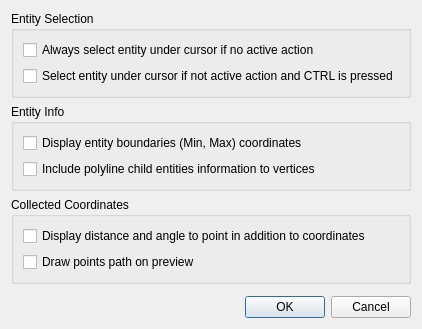
<?xml version="1.0" encoding="UTF-8"?>
<ui version="4.0">
 <class>LC_QuickInfoWidgetOptionsDialog</class>
 <widget class="QDialog" name="LC_QuickInfoWidgetOptionsDialog">
  <property name="geometry">
   <rect>
    <x>0</x>
    <y>0</y>
    <width>403</width>
    <height>318</height>
   </rect>
  </property>
  <property name="windowTitle">
   <string>Dialog</string>
  </property>
  <layout class="QGridLayout" name="gridLayout">
   <item row="11" column="0">
    <widget class="QDialogButtonBox" name="buttonBox">
     <property name="orientation">
      <enum>Qt::Horizontal</enum>
     </property>
     <property name="standardButtons">
      <set>QDialogButtonBox::Cancel|QDialogButtonBox::Ok</set>
     </property>
    </widget>
   </item>
   <item row="2" column="0">
    <widget class="QGroupBox" name="groupBox_2">
     <property name="title">
      <string>Collected Coordinates</string>
     </property>
     <layout class="QGridLayout" name="gridLayout_3">
      <item row="0" column="0">
       <widget class="QCheckBox" name="cbDisplayDistance">
        <property name="toolTip">
         <string>If selected, the distance and angle between adjacent points will be shown together with coordinates.</string>
        </property>
        <property name="text">
         <string>Display distance and angle to point in addition to coordinates</string>
        </property>
       </widget>
      </item>
      <item row="1" column="0">
       <widget class="QCheckBox" name="cbDrawPointsPath">
        <property name="toolTip">
         <string>If selected, all points collected will be connected by path that shows how they will be selected during point preview</string>
        </property>
        <property name="text">
         <string>Draw points path on preview</string>
        </property>
       </widget>
      </item>
     </layout>
    </widget>
   </item>
   <item row="10" column="0">
    <spacer name="verticalSpacer">
     <property name="orientation">
      <enum>Qt::Vertical</enum>
     </property>
     <property name="sizeHint" stdset="0">
      <size>
       <width>20</width>
       <height>5</height>
      </size>
     </property>
    </spacer>
   </item>
   <item row="9" column="0">
    <widget class="QG_WidgetPen" name="wHighlightPen" native="true"/>
   </item>
   <item row="1" column="0">
    <widget class="QGroupBox" name="groupBox">
     <property name="title">
      <string>Entity Info</string>
     </property>
     <layout class="QGridLayout" name="gridLayout_2">
      <item row="1" column="0">
       <widget class="QCheckBox" name="cbDetailedPolyline">
        <property name="toolTip">
         <string>&lt;html&gt;&lt;head/&gt;&lt;body&gt;&lt;p&gt;If selected, more detailed information about lines and arcs that are part of polyline will be shown in Entity Info widget.&lt;br/&gt;Otherwise, only information about vertexes/bulges will be displayed.&lt;/p&gt;&lt;/body&gt;&lt;/html&gt;</string>
        </property>
        <property name="text">
         <string>Include polyline child entities information to vertices</string>
        </property>
       </widget>
      </item>
      <item row="0" column="0">
       <widget class="QCheckBox" name="cbEntityBoundaries">
        <property name="toolTip">
         <string>If selected, coordinates of boundary box area for the entity will be also shown</string>
        </property>
        <property name="text">
         <string>Display entity boundaries (Min, Max) coordinates</string>
        </property>
       </widget>
      </item>
     </layout>
    </widget>
   </item>
   <item row="0" column="0">
    <widget class="QGroupBox" name="groupBox_3">
     <property name="title">
      <string>Entity Selection</string>
     </property>
     <property name="checkable">
      <bool>false</bool>
     </property>
     <property name="checked">
      <bool>false</bool>
     </property>
     <layout class="QGridLayout" name="gridLayout_4">
      <item row="1" column="0">
       <widget class="QCheckBox" name="cbInDefaultAction">
        <property name="toolTip">
         <string>Entity under cursor will be examined only if CTRL is pressed and no active action</string>
        </property>
        <property name="text">
         <string>Select entity under cursor if not active action and CTRL is pressed</string>
        </property>
       </widget>
      </item>
      <item row="0" column="0">
       <widget class="QCheckBox" name="cbDefaultActionAuto">
        <property name="toolTip">
         <string>If selected, entities under mouse cursor will be examined for their settings, if there is no active action</string>
        </property>
        <property name="text">
         <string>Always select entity under cursor if no active action</string>
        </property>
       </widget>
      </item>
     </layout>
    </widget>
   </item>
  </layout>
 </widget>
 <customwidgets>
  <customwidget>
   <class>QG_WidgetPen</class>
   <extends>QWidget</extends>
   <header>qg_widgetpen.h</header>
  </customwidget>
 </customwidgets>
 <resources/>
 <connections>
  <connection>
   <sender>buttonBox</sender>
   <signal>accepted()</signal>
   <receiver>LC_QuickInfoWidgetOptionsDialog</receiver>
   <slot>accept()</slot>
   <hints>
    <hint type="sourcelabel">
     <x>248</x>
     <y>254</y>
    </hint>
    <hint type="destinationlabel">
     <x>157</x>
     <y>274</y>
    </hint>
   </hints>
  </connection>
  <connection>
   <sender>buttonBox</sender>
   <signal>rejected()</signal>
   <receiver>LC_QuickInfoWidgetOptionsDialog</receiver>
   <slot>reject()</slot>
   <hints>
    <hint type="sourcelabel">
     <x>316</x>
     <y>260</y>
    </hint>
    <hint type="destinationlabel">
     <x>286</x>
     <y>274</y>
    </hint>
   </hints>
  </connection>
 </connections>
</ui>
